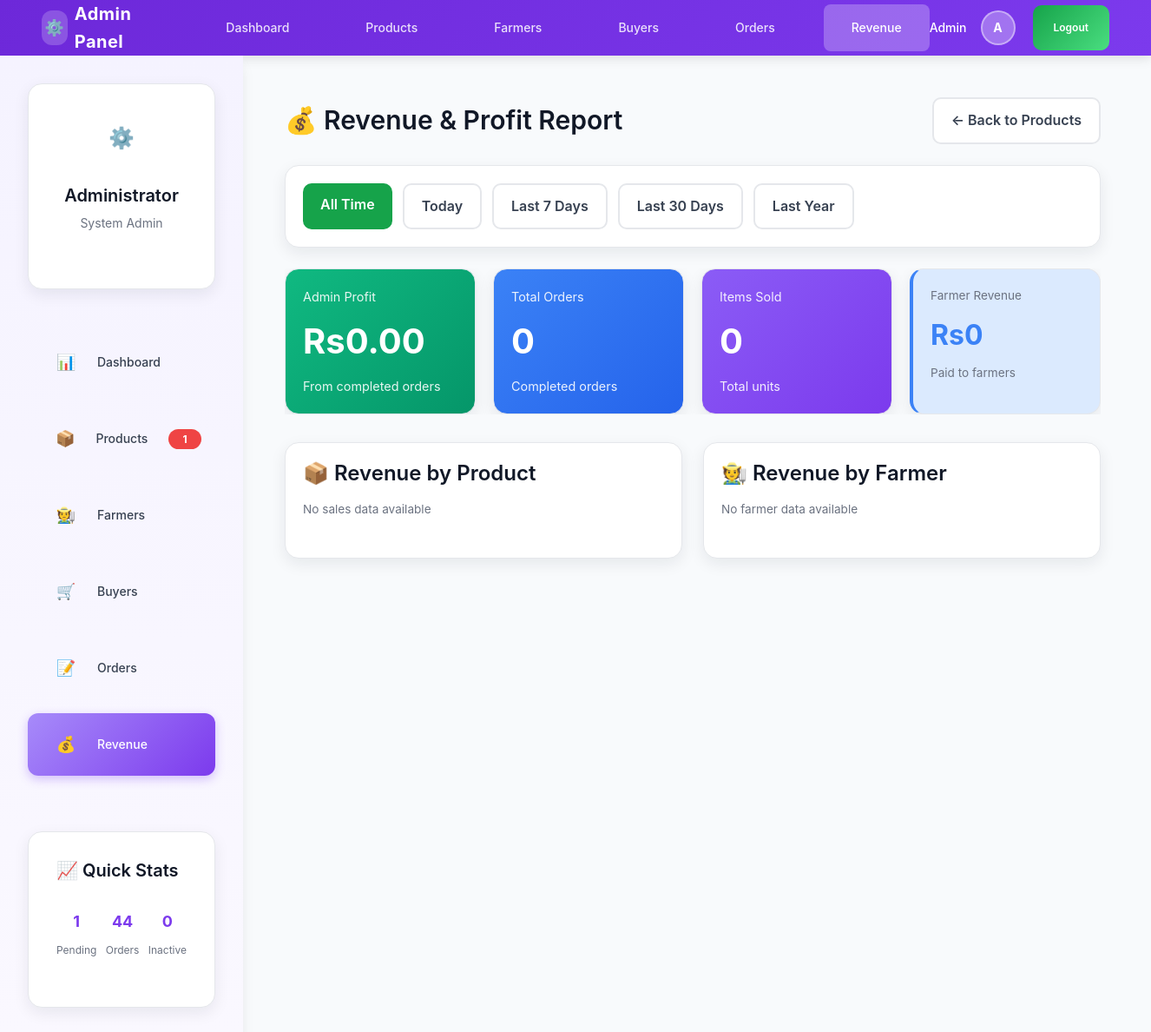
/LocalFarmerMarket2/admin/revenue.php (signed in), run on an earlier commit of the app's database.
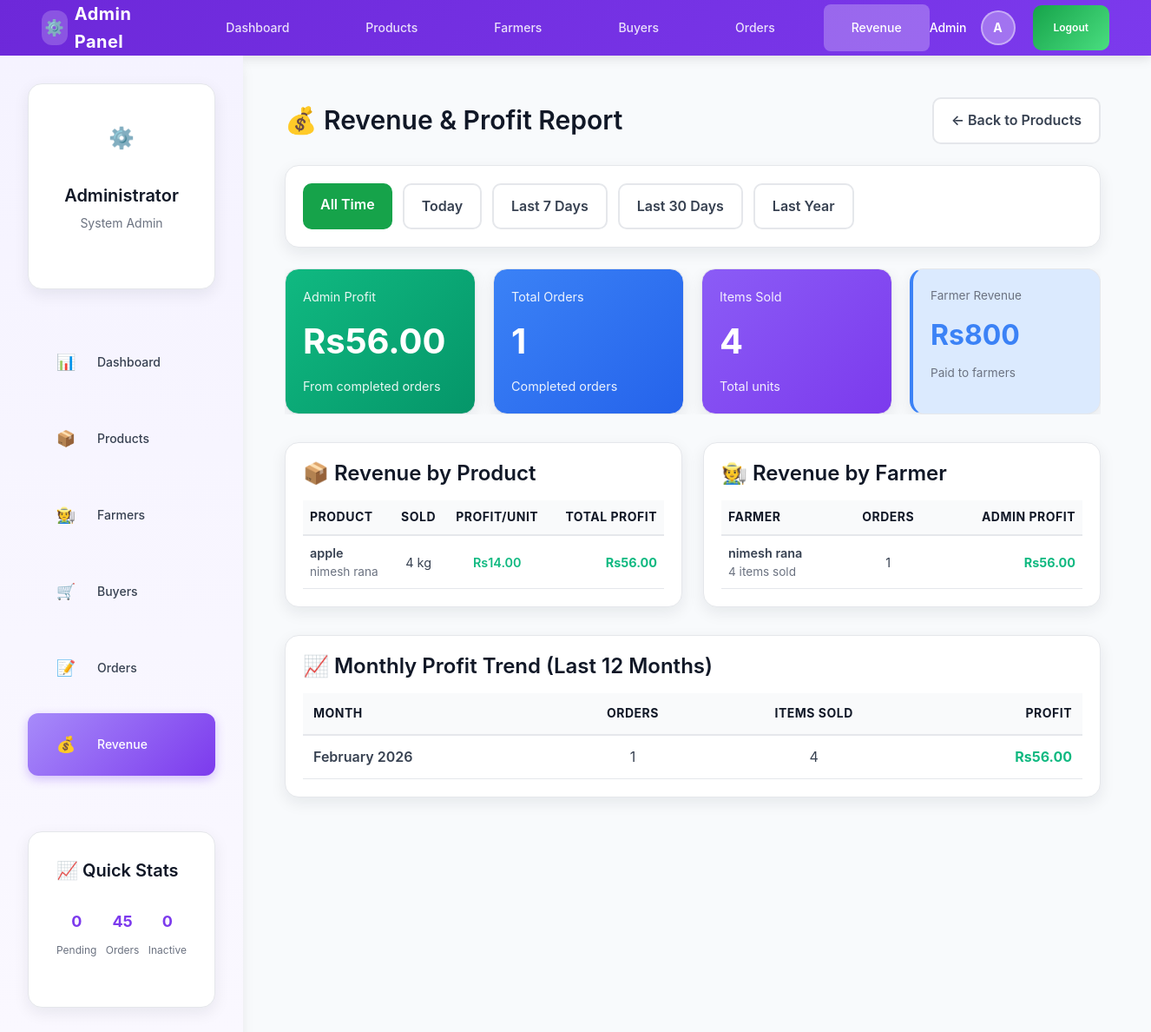
And on a later commit of the database.
### tables this page shows
CREATE TABLE `products` (
  `product_id` int(11) NOT NULL,
  `farmer_id` int(11) NOT NULL,
  `product_name` varchar(150) NOT NULL,
  `description` text DEFAULT NULL,
  `price` decimal(10,2) NOT NULL,
  `quantity` int(11) NOT NULL,
  `total_stock` int(11) DEFAULT 0,
  `sold_quantity` int(11) NOT NULL DEFAULT 0,
  `category` varchar(100) NOT NULL,
  `category_id` int(11) DEFAULT NULL,
  `image` varchar(255) DEFAULT NULL,
  `unit` varchar(50) DEFAULT 'kg',
  `created_at` timestamp NOT NULL DEFAULT current_timestamp(),
  `updated_at` timestamp NOT NULL DEFAULT current_timestamp() ON UPDATE current_timestamp(),
  `status` enum('pending','approved','rejected') DEFAULT 'pending',
  `admin_notes` text DEFAULT NULL,
  `approved_price` decimal(10,2) DEFAULT NULL,
  `admin_id` int(11) DEFAULT NULL,
  `is_active` tinyint(1) DEFAULT 1,
  `deleted_at` timestamp NULL DEFAULT NULL,
  `created_by` int(11) DEFAULT NULL,
  `updated_by` int(11) DEFAULT NULL,
  `approval_status` enum('pending','approved','rejected') DEFAULT 'pending',
  `admin_price` decimal(10,2) DEFAULT NULL,
  `commission_rate` decimal(5,2) DEFAULT 5.00 COMMENT 'Commission percentage (5-10%)',
  `approved_by` int(11) DEFAULT NULL,
  `approved_at` datetime DEFAULT NULL,
  `rejection_reason` text DEFAULT NULL
);

CREATE TABLE `farmer` (
  `farmer_id` int(11) NOT NULL,
  `name` varchar(100) NOT NULL,
  `contact` varchar(15) NOT NULL,
  `address` varchar(255) NOT NULL,
  `farm_type` varchar(100) DEFAULT NULL,
  `password` varchar(255) NOT NULL,
  `created_at` timestamp NOT NULL DEFAULT current_timestamp(),
  `is_active` tinyint(1) DEFAULT 1
);

### LocalFarmerMarket2/admin/revenue.php (the view, shortened to what the changed rows need)
<?php
require_once '../db.php';
$date_sql = "";
$overall_stats_query = "SELECT
    COUNT(DISTINCT ar.order_id) as total_orders,
    SUM(ar.quantity) as total_items_sold,
    SUM(ar.farmer_price * ar.quantity) as total_farmer_revenue,
    SUM(ar.admin_price * ar.quantity) as total_buyer_revenue,
    SUM(ar.profit_amount) as total_admin_profit
    FROM admin_revenue ar
    WHERE 1=1 $date_sql";
$overall_stats = $conn->query($overall_stats_query)->fetch_assoc();
$product_revenue_query = "SELECT
    p.product_id,
    p.product_name,
    p.category,
    p.unit,
    f.name as farmer_name,
    SUM(ar.quantity) as total_sold,
    AVG(ar.farmer_price) as farmer_price,
    AVG(ar.admin_price) as admin_price,
    AVG(ar.admin_price - ar.farmer_price) as profit_per_unit,
    SUM(ar.profit_amount) as total_profit
    FROM admin_revenue ar
    JOIN products p ON ar.product_id = p.product_id
    JOIN farmer f ON p.farmer_id = f.farmer_id
    WHERE 1=1 $date_sql
    GROUP BY p.product_id, p.product_name, p.category, p.unit, f.name
    ORDER BY total_profit DESC";
$product_revenues = $conn->query($product_revenue_query)->fetch_all(MYSQLI_ASSOC);
$farmer_revenue_query = "SELECT
    f.farmer_id,
    f.name as farmer_name,
    COUNT(DISTINCT ar.order_id) as orders_count,
    SUM(ar.quantity) as items_sold,
    SUM(ar.farmer_price * ar.quantity) as farmer_revenue,
    SUM(ar.profit_amount) as admin_profit
    FROM admin_revenue ar
    JOIN products p ON ar.product_id = p.product_id
    JOIN farmer f ON p.farmer_id = f.farmer_id
    WHERE 1=1 $date_sql
    GROUP BY f.farmer_id, f.name
    ORDER BY admin_profit DESC";
$farmer_revenues = $conn->query($farmer_revenue_query)->fetch_all(MYSQLI_ASSOC);
$monthly_trend_query = "SELECT
    DATE_FORMAT(created_at, '%Y-%m') as month,
    COUNT(DISTINCT order_id) as orders,
    SUM(quantity) as items_sold,
    SUM(profit_amount) as profit
    FROM admin_revenue
    WHERE created_at >= DATE_SUB(NOW(), INTERVAL 12 MONTH)
    GROUP BY DATE_FORMAT(created_at, '%Y-%m')
    ORDER BY month DESC
    LIMIT 12";
$monthly_trends = $conn->query($monthly_trend_query)->fetch_all(MYSQLI_ASSOC);
include 'includes/header.php';
?>
<div class="main-wrapper">
  <?php include 'includes/sidebar.php'; ?>
  <div class="main-content">
  <div style="max-width:1400px;margin:0 auto">
    <div style="display:flex;justify-content:space-between;align-items:center;margin-bottom:24px">
      <h2 style="margin:0">💰 Revenue & Profit Report</h2>
    </div>
    <div style="display:flex;gap:20px;margin-bottom:32px;flex-wrap:nowrap;overflow-x:auto;align-items:stretch">
      <div class="card" style="background:linear-gradient(135deg, #10b981 0%, #059669 100%);color:white;min-width:220px;flex:1 0 220px">
        <div class="small" style="opacity:0.9">Admin Profit</div>
        <div style="font-size:2.5rem;font-weight:700;margin:8px 0">
          Rs<?php echo number_format($overall_stats['total_admin_profit'] ?? 0, 2); ?>
        </div>
        <div class="small" style="opacity:0.9">From completed orders</div>
      </div>
      <div class="card" style="background:linear-gradient(135deg, #3b82f6 0%, #2563eb 100%);color:white;min-width:220px;flex:1 0 220px">
        <div class="small" style="opacity:0.9">Total Orders</div>
        <div style="font-size:2.5rem;font-weight:700;margin:8px 0">
          <?php echo $overall_stats['total_orders'] ?? 0; ?>
        </div>
        <div class="small" style="opacity:0.9">Completed orders</div>
      </div>
      <div class="card" style="background:linear-gradient(135deg, #8b5cf6 0%, #7c3aed 100%);color:white;min-width:220px;flex:1 0 220px">
        <div class="small" style="opacity:0.9">Items Sold</div>
        <div style="font-size:2.5rem;font-weight:700;margin:8px 0">
          <?php echo $overall_stats['total_items_sold'] ?? 0; ?>
        </div>
        <div class="small" style="opacity:0.9">Total units</div>
      </div>
      <div class="card" style="background:#dbeafe;border-left:4px solid #3b82f6;min-width:220px;flex:1 0 220px">
        <div class="small-muted">Farmer Revenue</div>
        <div style="font-size:2rem;font-weight:700;color:#3b82f6;margin:8px 0">
          Rs<?php echo number_format($overall_stats['total_farmer_revenue'] ?? 0, 0); ?>
        </div>
        <div class="small-muted">Paid to farmers</div>
      </div>
    </div>
    <div style="display:grid;grid-template-columns:1fr 1fr;gap:24px;margin-bottom:32px">
      <div class="card">
        <h3 style="margin-top:0">📦 Revenue by Product</h3>
        <?php if (!empty($product_revenues)): ?>
          <div style="overflow-x:auto">
            <table style="width:100%;font-size:0.9rem">
              <thead>
                <tr style="background:#f9fafb;border-bottom:2px solid #e5e7eb">
                  <th style="padding:8px;text-align:left">Product</th>
                  <th style="padding:8px;text-align:center">Sold</th>
                  <th style="padding:8px;text-align:center">Profit/Unit</th>
                  <th style="padding:8px;text-align:right">Total Profit</th>
                </tr>
              </thead>
              <tbody>
                <?php foreach (array_slice($product_revenues, 0, 10) as $prod): ?>
                  <tr style="border-bottom:1px solid #e5e7eb">
                    <td style="padding:8px">
                      <div style="font-weight:600"><?php echo htmlspecialchars($prod['product_name']); ?></div>
                      <div class="small-muted"><?php echo htmlspecialchars($prod['farmer_name']); ?></div>
                    </td>
                    <td style="padding:8px;text-align:center">
                      <?php echo $prod['total_sold']; ?> <?php echo htmlspecialchars($prod['unit']); ?>
                    </td>
                    <td style="padding:8px;text-align:center">
                      <span style="color:#10b981;font-weight:600">
                        Rs<?php echo number_format($prod['profit_per_unit'], 2); ?>
                      </span>
                    </td>
                    <td style="padding:8px;text-align:right;font-weight:700;color:#10b981">
                      Rs<?php echo number_format($prod['total_profit'], 2); ?>
                    </td>
                  </tr>
                <?php endforeach; ?>
              </tbody>
            </table>
          </div>
        <?php else: ?>
          <p class="small-muted">No sales data available</p>
        <?php endif; ?>
      </div>
      <div class="card">
        <h3 style="margin-top:0">🧑‍🌾 Revenue by Farmer</h3>
        <?php if (!empty($farmer_revenues)): ?>
          <div style="overflow-x:auto">
            <table style="width:100%;font-size:0.9rem">
              <thead>
                <tr style="background:#f9fafb;border-bottom:2px solid #e5e7eb">
                  <th style="padding:8px;text-align:left">Farmer</th>
                  <th style="padding:8px;text-align:center">Orders</th>
                  <th style="padding:8px;text-align:right">Admin Profit</th>
                </tr>
              </thead>
              <tbody>
                <?php foreach ($farmer_revenues as $farmer): ?>
                  <tr style="border-bottom:1px solid #e5e7eb">
                    <td style="padding:8px">
                      <div style="font-weight:600"><?php echo htmlspecialchars($farmer['farmer_name']); ?></div>
                      <div class="small-muted"><?php echo $farmer['items_sold']; ?> items sold</div>
                    </td>
                    <td style="padding:8px;text-align:center">
                      <?php echo $farmer['orders_count']; ?>
                    </td>
                    <td style="padding:8px;text-align:right;font-weight:700;color:#10b981">
                      Rs<?php echo number_format($farmer['admin_profit'], 2); ?>
                    </td>
                  </tr>
                <?php endforeach; ?>
              </tbody>
            </table>
          </div>
        <?php else: ?>
          <p class="small-muted">No farmer data available</p>
        <?php endif; ?>
      </div>
    </div>
    <?php if (!empty($monthly_trends)): ?>
      <div class="card">
        <h3 style="margin-top:0">📈 Monthly Profit Trend (Last 12 Months)</h3>
        <div style="overflow-x:auto">
          <table style="width:100%">
            <thead>
              <tr style="background:#f9fafb;border-bottom:2px solid #e5e7eb">
                <th style="padding:12px;text-align:left">Month</th>
                <th style="padding:12px;text-align:center">Orders</th>
                <th style="padding:12px;text-align:center">Items Sold</th>
                <th style="padding:12px;text-align:right">Profit</th>
              </tr>
            </thead>
            <tbody>
              <?php foreach ($monthly_trends as $trend): ?>
                <tr style="border-bottom:1px solid #e5e7eb">
                  <td style="padding:12px;font-weight:600">
                    <?php echo date('F Y', strtotime($trend['month'] . '-01')); ?>
                  </td>
                  <td style="padding:12px;text-align:center">
                    <?php echo $trend['orders']; ?>
                  </td>
                  <td style="padding:12px;text-align:center">
                    <?php echo $trend['items_sold']; ?>
                  </td>
                  <td style="padding:12px;text-align:right;font-weight:700;color:#10b981">
                    Rs<?php echo number_format($trend['profit'], 2); ?>
                  </td>
                </tr>
              <?php endforeach; ?>
            </tbody>
          </table>
        </div>
      </div>
    <?php endif; ?>
  </div>
  </div>
</div>

### LocalFarmerMarket2/admin/includes/sidebar.php (shortened to what the changed rows need)
<?php
$current_page = basename($_SERVER['PHP_SELF']);
$pending_products = $conn->query("SELECT COUNT(*) as count FROM products WHERE approval_status = 'pending'")->fetch_assoc()['count'] ?? 0;
$total_orders = $conn->query("SELECT COUNT(*) as count FROM orders")->fetch_assoc()['count'] ?? 0;
?>
<aside class="sidebar admin-sidebar">
  <nav style="margin-top: var(--space-2xl);">
    <a href="products.php" class="sidebar-item <?php echo ($current_page === 'products.php') ? 'active' : ''; ?>">
      <span class="sidebar-icon">📦</span>
      <span class="sidebar-label">Products</span>
      <?php if ($pending_products > 0): ?>
        <span class="sidebar-badge"><?php echo $pending_products; ?></span>
      <?php endif; ?>
    </a>
  </nav>
  <div class="card card-compact" style="margin-top: var(--space-3xl);">
    <div style="display: flex; justify-content: space-between; margin-bottom: var(--space-md);">
      <div style="text-align: center;">
        <p style="margin: 0; color: var(--admin); font-weight: 700; font-size: var(--text-lg);"><?php echo $pending_products; ?></p>
        <p style="margin: var(--space-xs) 0 0 0; font-size: var(--text-xs); color: var(--gray-500);">Pending</p>
      </div>
      <div style="text-align: center;">
        <p style="margin: 0; color: var(--admin); font-weight: 700; font-size: var(--text-lg);"><?php echo $total_orders; ?></p>
        <p style="margin: var(--space-xs) 0 0 0; font-size: var(--text-xs); color: var(--gray-500);">Orders</p>
      </div>
    </div>
  </div>
</aside>

What changed in the data, as far as the page shows it:
now on this page (row edited): products: product_name "apple", farmer.name "nimesh rana", total_sold "4", unit "kg", profit_per_unit "14.00", total_profit "56.00"
now on this page (row unchanged): farmer: name "nimesh rana", items_sold "4", orders_count "1", admin_profit "56.00"
Also different on the page:
$pending_products: "1" → "0"
$total_orders: "44" → "45"
$overall_stats['total_admin_profit']: "0.00" → "56.00"
$overall_stats['total_orders']: "0" → "1"
$overall_stats['total_items_sold']: "0" → "4"
$overall_stats['total_farmer_revenue']: "0" → "800"
$pending_products: "1" → (not shown)
text no longer shown: "No sales data available No farmer data available"
text now shown: "PRODUCT SOLD PROFIT/UNIT TOTAL PROFIT FARMER ORDERS ADMIN PROFIT 📈 Monthly Profit Trend (Last 12 Months) MONTH ORDERS ITEMS SOLD PROFIT"
new list line: "February 2026 1 4 Rs 56.00"
